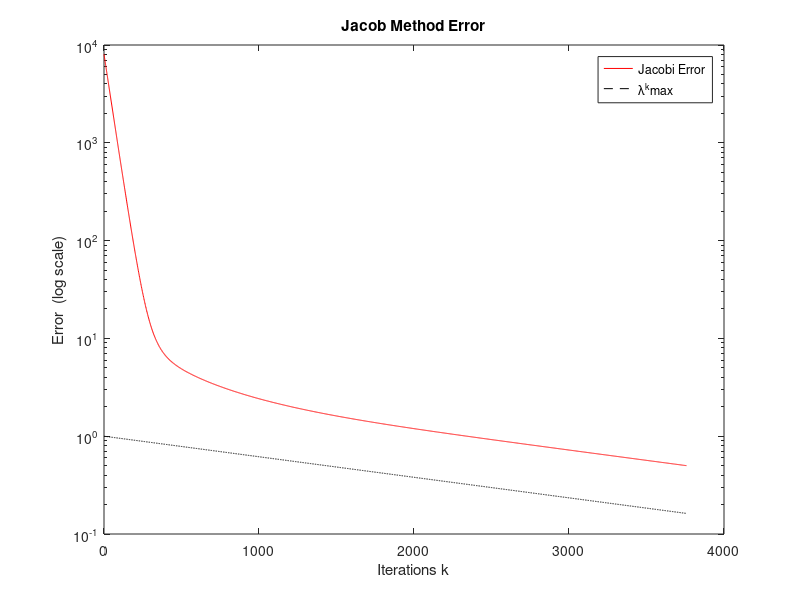

Recreate this plot in MATLAB.
%hw4 write_up 
clear all; close all;clc;
A = zeros(100);
for k = 1:100
    A(k,k) = 2;
end
for k = 1:99
    A(k,k+1) = -1;
end
for k = 2:100
    A(k,k-1) = -1;
end 
b = zeros(100,1);
for j = 1:100
    b(j,1) = 4 * exp(1) ^( -7 * pi / 101) * sin(7 * pi * j / 101);    
end
D = diag(diag(A));
T = A - D;
M = -D \ T;
c = D \ b;
tol = 10^-4;
x0 = ones(100,1);
x_next = M * x0 + c;
norm_next = norm(x_next - x0,inf);
step = 1;
errorVec(1,1) = norm_next;
while norm_next > tol
    x0 = x_next;
    x_next = M * x0 + c;
    step = step + 1;
    norm_next = norm(x_next - x0,inf);
    errorVec(1,step) = norm_next;
end

k  = 0 : step - 1;
max = max(abs(eig(M)));
vec = zeros(1,step);
for i = 1: step
    vec(i) = max ^(i - 1);
end
semilogy(k,errorVec*5000,'r-'),hold on
plot(k,vec,'k--')
hold off
title('Jacob Method Error')
xlabel('Iterations k')
ylabel('Error  (log scale)')
legend('Jacobi Error','\lambda^k_ max')